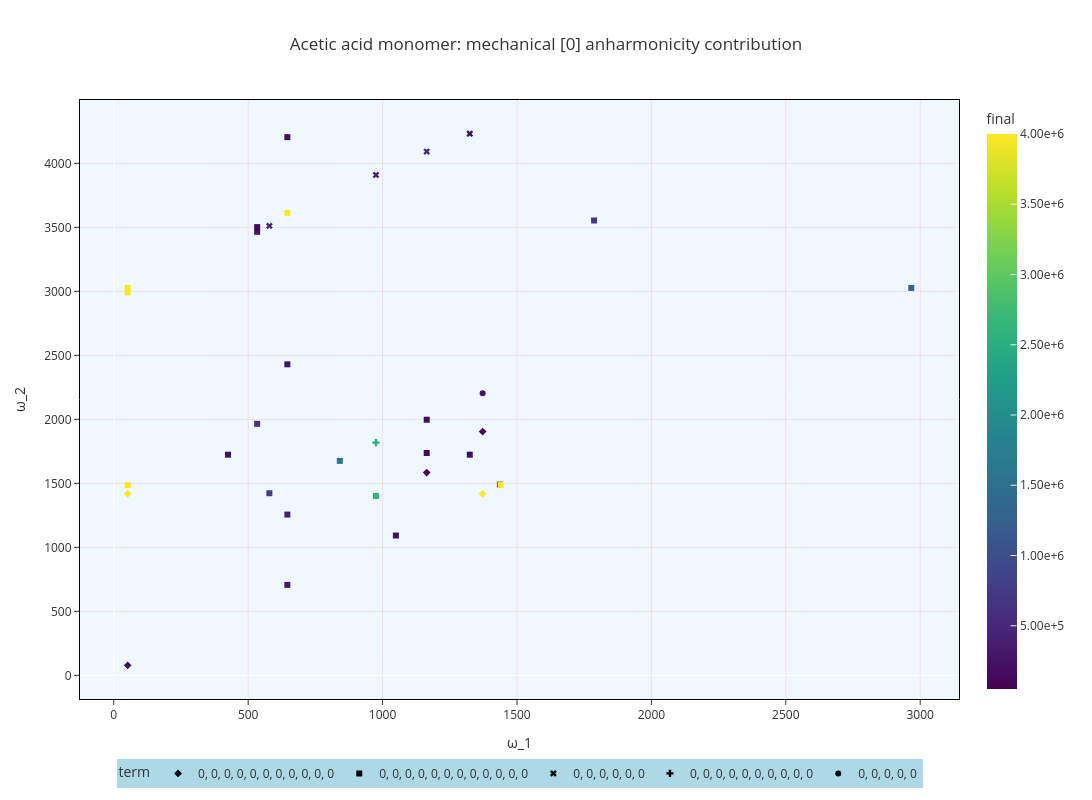

Notebook code cell kept with this figure:
### Code cell
terms_selection = [], [0]

datain = data_vault.make_DatainputDict('gaussian', ('ACAC', 'B3LYP', 'cc_pVQZ'), wilson_root)
vib_levels_harmonic = False
rec_cm = True
computedSpectrum = spectrum.SpectrumEVV(omega1, omega2, input_data_info=datain, 
                                        vib_levels_harmonic=vib_levels_harmonic)
computedSpectrum.load_data(GaussianDataParser)
computedSpectrum.addTerms(*terms_selection)
# computedSpectrum.exclude_modes([34, 35, 36, 37, 38, 39, 40, 41])

dfs4terms_el, dfs4terms_mech = analysis.get_resonances_DF(computedSpectrum, rec_cm=rec_cm,
                                                          vib_levels_harmonic=vib_levels_harmonic)
formatted_df22 = analyse_mechanical_resonances(dfs4terms_mech)

result_later22, power = compile_df4plot(formatted_df22)
figtitle = f'Acetic acid monomer: mechanical {terms_selection[1]} anharmonicity contribution'
    
plot1Fig_plotly(result_later22, figtitle)

### Figure 1 — Plotly figure (JSON) as saved in the notebook; plotly's stock layout.template omitted (floating-point values rounded to 4 significant figures)
{"data": [{"customdata": [[212500.0, "[(17, 17, 0), (17, 17, 1), (17, 17, 2), (17, 17, 3), (17, 17, 4), (17, 17, 12), (17, 17, 13), (17, 17, 14), (17, 17, 15), (17, 17, 16), (17, 17, 17)]"], [10040000.0, "[(17, 5, 0), (17, 5, 1), (17, 5, 2), (17, 5, 3), (17, 5, 4), (17, 5, 5), (17, 5, 12), (17, 5, 13), (17, 5, 14), (17, 5, 15), (17, 5, 16)]"], [137100.0, "[(7, 11, 0), (7, 11, 1), (7, 11, 2), (7, 11, 4), (7, 11, 5), (7, 11, 12), (7, 11, 13), (7, 11, 14), (7, 11, 15), (7, 11, 16), (7, 11, 17)]"], [216800000.0, "[(5, 17, 0), (5, 17, 1), (5, 17, 2), (5, 17, 3), (5, 17, 4), (5, 17, 5), (5, 17, 12), (5, 17, 13), (5, 17, 14), (5, 17, 15), (5, 17, 16)]"], [132300.0, "[(5, 16, 0), (5, 16, 1), (5, 16, 2), (5, 16, 3), (5, 16, 4), (5, 16, 5), (5, 16, 12), (5, 16, 13), (5, 16, 14), (5, 16, 15), (5, 16, 17)]"]], "hovertemplate": "term=0, 0, 0, 0, 0, 0, 0, 0, 0, 0, 0<br>ω_1=%{x}<br>ω_2=%{y}<br>final=%{marker.color:.4e}<br>abc_tuples=%{customdata[1]}<extra></extra>", "legendgroup": "0, 0, 0, 0, 0, 0, 0, 0, 0, 0, 0", "marker": {"color": [212500.0, 10040000.0, 137100.0, 216800000.0, 132300.0], "coloraxis": "coloraxis", "symbol": "diamond"}, "mode": "markers", "name": "0, 0, 0, 0, 0, 0, 0, 0, 0, 0, 0", "orientation": "v", "showlegend": true, "x": ["51.769", "51.769", "1164.166", "1372.251", "1372.251"], "xaxis": "x", "y": ["78.499", "1417.998", "1584.165", "1417.998", "1904.465"], "yaxis": "y", "type": "scatter"}, {"customdata": [[16080000.0, "[(17, 13, 0), (17, 13, 1), (17, 13, 2), (17, 13, 3), (17, 13, 4), (17, 13, 5), (17, 13, 12), (17, 13, 13), (17, 13, 14), (17, 13, 15), (17, 13, 16), (17, 13, 17)]"], [40220000.0, "[(17, 2, 0), (17, 2, 1), (17, 2, 2), (17, 2, 3), (17, 2, 4), (17, 2, 5), (17, 2, 12), (17, 2, 13), (17, 2, 14), (17, 2, 15), (17, 2, 16), (17, 2, 17)]"], [10980000.0, "[(17, 12, 0), (17, 12, 1), (17, 12, 2), (17, 12, 3), (17, 12, 4), (17, 12, 5), (17, 12, 12), (17, 12, 13), (17, 12, 14), (17, 12, 15), (17, 12, 16), (17, 12, 17)]"], [235000.0, "[(11, 6, 0), (11, 6, 1), (11, 6, 2), (11, 6, 3), (11, 6, 4), (11, 6, 5), (11, 6, 12), (11, 6, 13), (11, 6, 14), (11, 6, 15), (11, 6, 16), (11, 6, 17)]"], [599600.0, "[(16, 13, 0), (16, 13, 1), (16, 13, 2), (16, 13, 3), (16, 13, 4), (16, 13, 5), (16, 13, 12), (16, 13, 13), (16, 13, 14), (16, 13, 15), (16, 13, 16), (16, 13, 17)]"], [244700.0, "[(16, 2, 0), (16, 2, 1), (16, 2, 2), (16, 2, 3), (16, 2, 4), (16, 2, 5), (16, 2, 12), (16, 2, 13), (16, 2, 14), (16, 2, 15), (16, 2, 16), (16, 2, 17)]"], [156300.0, "[(16, 12, 0), (16, 12, 1), (16, 12, 2), (16, 12, 3), (16, 12, 4), (16, 12, 5), (16, 12, 12), (16, 12, 13), (16, 12, 14), (16, 12, 15), (16, 12, 16), (16, 12, 17)]"], [780700.0, "[(10, 9, 0), (10, 9, 1), (10, 9, 2), (10, 9, 3), (10, 9, 4), (10, 9, 5), (10, 9, 12), (10, 9, 13), (10, 9, 14), (10, 9, 15), (10, 9, 16), (10, 9, 17)]"], [295900.0, "[(15, 17, 0), (15, 17, 1), (15, 17, 2), (15, 17, 3), (15, 17, 4), (15, 17, 5), (15, 17, 12), (15, 17, 13), (15, 17, 14), (15, 17, 15), (15, 17, 16), (15, 17, 17)]"], [367800.0, "[(15, 15, 0), (15, 15, 1), (15, 15, 2), (15, 15, 3), (15, 15, 4), (15, 15, 5), (15, 15, 12), (15, 15, 13), (15, 15, 14), (15, 15, 15), (15, 15, 16), (15, 15, 17)]"], [242600.0, "[(15, 3, 0), (15, 3, 1), (15, 3, 2), (15, 3, 3), (15, 3, 4), (15, 3, 5), (15, 3, 12), (15, 3, 13), (15, 3, 14), (15, 3, 15), (15, 3, 16), (15, 3, 17)]"], [25830000.0, "[(15, 12, 0), (15, 12, 1), (15, 12, 2), (15, 12, 3), (15, 12, 4), (15, 12, 5), (15, 12, 12), (15, 12, 13), (15, 12, 14), (15, 12, 15), (15, 12, 16), (15, 12, 17)]"], [184000.0, "[(15, 0, 0), (15, 0, 1), (15, 0, 2), (15, 0, 3), (15, 0, 4), (15, 0, 5), (15, 0, 12), (15, 0, 13), (15, 0, 14), (15, 0, 15), (15, 0, 16), (15, 0, 17)]"], [1665000.0, "[(9, 9, 0), (9, 9, 1), (9, 9, 2), (9, 9, 3), (9, 9, 4), (9, 9, 5), (9, 9, 12), (9, 9, 13), (9, 9, 14), (9, 9, 15), (9, 9, 16), (9, 9, 17)]"], [2613000.0, "[(8, 11, 0), (8, 11, 1), (8, 11, 2), (8, 11, 3), (8, 11, 4), (8, 11, 5), (8, 11, 12), (8, 11, 13), (8, 11, 14), (8, 11, 15), (8, 11, 16), (8, 11, 17)]"], [207200.0, "[(14, 17, 0), (14, 17, 1), (14, 17, 2), (14, 17, 3), (14, 17, 4), (14, 17, 5), (14, 17, 12), (14, 17, 13), (14, 17, 14), (14, 17, 15), (14, 17, 16), (14, 17, 17)]"], [139200.0, "[(7, 10, 0), (7, 10, 1), (7, 10, 2), (7, 10, 3), (7, 10, 4), (7, 10, 5), (7, 10, 12), (7, 10, 13), (7, 10, 14), (7, 10, 15), (7, 10, 16), (7, 10, 17)]"], [160200.0, "[(7, 9, 0), (7, 9, 1), (7, 9, 2), (7, 9, 3), (7, 9, 4), (7, 9, 5), (7, 9, 12), (7, 9, 13), (7, 9, 14), (7, 9, 15), (7, 9, 16), (7, 9, 17)]"], [156500.0, "[(6, 11, 0), (6, 11, 1), (6, 11, 2), (6, 11, 3), (6, 11, 4), (6, 11, 5), (6, 11, 12), (6, 11, 13), (6, 11, 14), (6, 11, 15), (6, 11, 16), (6, 11, 17)]"], [106100.0, "[(4, 17, 0), (4, 17, 1), (4, 17, 2), (4, 17, 3), (4, 17, 4), (4, 17, 5), (4, 17, 12), (4, 17, 13), (4, 17, 14), (4, 17, 15), (4, 17, 16), (4, 17, 17)]"], [8927000.0, "[(13, 17, 0), (13, 17, 1), (13, 17, 2), (13, 17, 3), (13, 17, 4), (13, 17, 5), (13, 17, 12), (13, 17, 13), (13, 17, 14), (13, 17, 15), (13, 17, 16), (13, 17, 17)]"], [713300.0, "[(3, 3, 0), (3, 3, 1), (3, 3, 2), (3, 3, 3), (3, 3, 4), (3, 3, 5), (3, 3, 12), (3, 3, 13), (3, 3, 14), (3, 3, 15), (3, 3, 16), (3, 3, 17)]"], [1355000.0, "[(12, 17, 0), (12, 17, 1), (12, 17, 2), (12, 17, 3), (12, 17, 4), (12, 17, 5), (12, 17, 12), (12, 17, 13), (12, 17, 14), (12, 17, 15), (12, 17, 16), (12, 17, 17)]"]], "hovertemplate": "term=0, 0, 0, 0, 0, 0, 0, 0, 0, 0, 0, 0<br>ω_1=%{x}<br>ω_2=%{y}<br>final=%{marker.color:.4e}<br>abc_tuples=%{customdata[1]}<extra></extra>", "legendgroup": "0, 0, 0, 0, 0, 0, 0, 0, 0, 0, 0, 0", "marker": {"color": [16080000.0, 40220000.0, 10980000.0, 235000.0, 599600.0, 244700.0, 156300.0, 780700.0, 295900.0, 367800.0, 242600.0, 25830000.0, 184000.0, 1665000.0, 2613000.0, 207200.0, 139200.0, 160200.0, 156500.0, 106100.0, 8927000.0, 713300.0, 1355000.0], "coloraxis": "coloraxis", "symbol": "square"}, "mode": "markers", "name": "0, 0, 0, 0, 0, 0, 0, 0, 0, 0, 0, 0", "orientation": "v", "showlegend": true, "x": ["51.769", "51.769", "51.769", "424.861", "533.342", "533.342", "533.342", "578.825", "645.672", "645.672", "645.672", "645.672", "645.672", "840.892", "975.352", "1049.419", "1164.166", "1164.166", "1324.394", "1436.403", "1438.853", "1786.815", "2966.938"], "xaxis": "x", "y": ["1486.539", "2992.013", "3026.936", "1723.981", "1965.220", "3465.498", "3502.171", "1422.651", "706.768", "1256.230", "2430.019", "3612.707", "4204.872", "1675.650", "1401.743", "1092.478", "1736.996", "1997.018", "1723.981", "1489.799", "1486.539", "3553.734", "3026.936"], "yaxis": "y", "type": "scatter"}, {"customdata": [[477900.0, "[(10, 2, 6), (10, 2, 7), (10, 2, 8), (10, 2, 9), (10, 2, 10), (10, 2, 11)]"], [394400.0, "[(8, 2, 6), (8, 2, 7), (8, 2, 8), (8, 2, 9), (8, 2, 10), (8, 2, 11)]"], [556100.0, "[(7, 2, 6), (7, 2, 7), (7, 2, 8), (7, 2, 9), (7, 2, 10), (7, 2, 11)]"], [191500.0, "[(6, 2, 6), (6, 2, 7), (6, 2, 8), (6, 2, 9), (6, 2, 10), (6, 2, 11)]"]], "hovertemplate": "term=0, 0, 0, 0, 0, 0<br>ω_1=%{x}<br>ω_2=%{y}<br>final=%{marker.color:.4e}<br>abc_tuples=%{customdata[1]}<extra></extra>", "legendgroup": "0, 0, 0, 0, 0, 0", "marker": {"color": [477900.0, 394400.0, 556100.0, 191500.0], "coloraxis": "coloraxis", "symbol": "x"}, "mode": "markers", "name": "0, 0, 0, 0, 0, 0", "orientation": "v", "showlegend": true, "x": ["578.825", "975.352", "1164.166", "1324.394"], "xaxis": "x", "y": ["3511.309", "3909.340", "4092.351", "4231.768"], "yaxis": "y", "type": "scatter"}, {"customdata": [[2482000.0, "[(8, 9, 0), (8, 9, 1), (8, 9, 2), (8, 9, 3), (8, 9, 4), (8, 9, 12), (8, 9, 13), (8, 9, 14), (8, 9, 15), (8, 9, 16)]"]], "hovertemplate": "term=0, 0, 0, 0, 0, 0, 0, 0, 0, 0<br>ω_1=%{x}<br>ω_2=%{y}<br>final=%{marker.color:.4e}<br>abc_tuples=%{customdata[1]}<extra></extra>", "legendgroup": "0, 0, 0, 0, 0, 0, 0, 0, 0, 0", "marker": {"color": [2482000.0], "coloraxis": "coloraxis", "symbol": "cross"}, "mode": "markers", "name": "0, 0, 0, 0, 0, 0, 0, 0, 0, 0", "orientation": "v", "showlegend": true, "x": ["975.352"], "xaxis": "x", "y": ["1818.253"], "yaxis": "y", "type": "scatter"}, {"customdata": [[258100.0, "[(5, 9, 6), (5, 9, 7), (5, 9, 9), (5, 9, 10), (5, 9, 11)]"]], "hovertemplate": "term=0, 0, 0, 0, 0<br>ω_1=%{x}<br>ω_2=%{y}<br>final=%{marker.color:.4e}<br>abc_tuples=%{customdata[1]}<extra></extra>", "legendgroup": "0, 0, 0, 0, 0", "marker": {"color": [258100.0], "coloraxis": "coloraxis", "symbol": "circle"}, "mode": "markers", "name": "0, 0, 0, 0, 0", "orientation": "v", "showlegend": true, "x": ["1372.251"], "xaxis": "x", "y": ["2204.538"], "yaxis": "y", "type": "scatter"}], "layout": {"xaxis": {"anchor": "y", "domain": [0.0, 1.0], "title": {"text": "ω_1"}, "showline": true, "linewidth": 1, "linecolor": "black", "mirror": true, "showgrid": true, "gridwidth": 0.4, "gridcolor": "LightPink"}, "yaxis": {"anchor": "x", "domain": [0.0, 1.0], "title": {"text": "ω_2"}, "showline": true, "linewidth": 1, "linecolor": "black", "mirror": true, "showgrid": true, "gridwidth": 0.4, "gridcolor": "LightPink"}, "coloraxis": {"colorbar": {"title": {"text": "final"}, "tickformat": ".2e"}, "colorscale": [[0.0, "#440154"], [0.1111, "#482878"], [0.2222, "#3e4989"], [0.3333, "#31688e"], [0.4444, "#26828e"], [0.5556, "#1f9e89"], [0.6667, "#35b779"], [0.7778, "#6ece58"], [0.8889, "#b5de2b"], [1.0, "#fde725"]], "cmin": 50000.0, "cmax": 4000000.0}, "legend": {"title": {"text": "term"}, "tracegroupgap": 0, "x": 0.5, "y": -0.1, "xanchor": "center", "yanchor": "top", "orientation": "h", "bgcolor": "LightBlue"}, "title": {"text": "Acetic acid monomer: mechanical [0] anharmonicity contribution"}, "height": 800, "width": 1300, "plot_bgcolor": "aliceblue", "autotypenumbers": "convert types"}}
